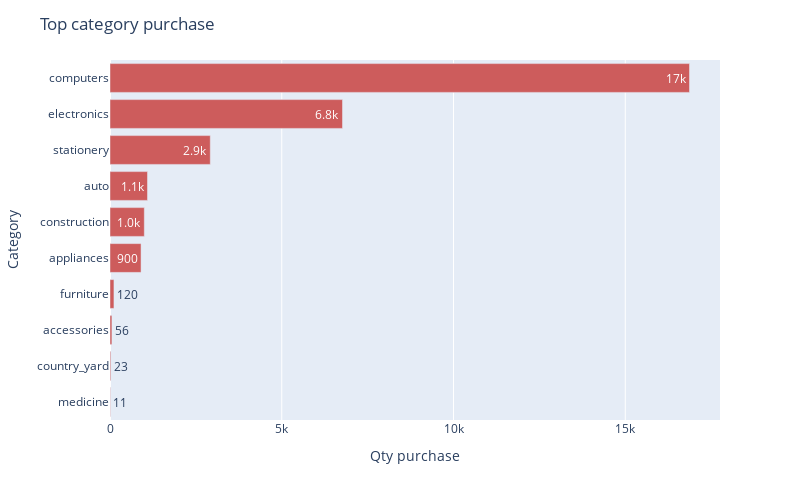

The notebook cell this image was saved under:
### Markdown cell above
### b. Top 10 Kategori dan Produk yang dibeli pelanggan

Berikut adalah grafik top 10 kategori yang dibeli oleh pelanggan:

### Code cell
a = 'purchase'
b = 'category'
df_dist_event = pd.crosstab(df_eda[b], df_eda.event_type).sort_values('cart', ascending=False).head(10).reset_index()
fig = px.bar(df_dist_event,y=b,x=a,color=b,color_discrete_sequence=['indianred'],height=500,width=800, text_auto='.2s')
fig.update_layout(xaxis_title='Qty '+a,yaxis_title='Category',title='Top 10 '+b+' '+a, showlegend = False)
fig.show()

### Figure 1 — Plotly figure (JSON) as saved in the notebook; plotly's stock layout.template omitted (floating-point values rounded to 4 significant figures)
{"data": [{"alignmentgroup": "True", "hovertemplate": "category=%{y}<br>purchase=%{x}<extra></extra>", "legendgroup": "computers", "marker": {"color": "indianred", "pattern": {"shape": ""}}, "name": "computers", "offsetgroup": "computers", "orientation": "h", "showlegend": true, "textposition": "auto", "texttemplate": "%{x:.2s}", "type": "bar", "x": [16870], "xaxis": "x", "y": ["computers"], "yaxis": "y"}, {"alignmentgroup": "True", "hovertemplate": "category=%{y}<br>purchase=%{x}<extra></extra>", "legendgroup": "electronics", "marker": {"color": "indianred", "pattern": {"shape": ""}}, "name": "electronics", "offsetgroup": "electronics", "orientation": "h", "showlegend": true, "textposition": "auto", "texttemplate": "%{x:.2s}", "type": "bar", "x": [6768], "xaxis": "x", "y": ["electronics"], "yaxis": "y"}, {"alignmentgroup": "True", "hovertemplate": "category=%{y}<br>purchase=%{x}<extra></extra>", "legendgroup": "stationery", "marker": {"color": "indianred", "pattern": {"shape": ""}}, "name": "stationery", "offsetgroup": "stationery", "orientation": "h", "showlegend": true, "textposition": "auto", "texttemplate": "%{x:.2s}", "type": "bar", "x": [2919], "xaxis": "x", "y": ["stationery"], "yaxis": "y"}, {"alignmentgroup": "True", "hovertemplate": "category=%{y}<br>purchase=%{x}<extra></extra>", "legendgroup": "auto", "marker": {"color": "indianred", "pattern": {"shape": ""}}, "name": "auto", "offsetgroup": "auto", "orientation": "h", "showlegend": true, "textposition": "auto", "texttemplate": "%{x:.2s}", "type": "bar", "x": [1092], "xaxis": "x", "y": ["auto"], "yaxis": "y"}, {"alignmentgroup": "True", "hovertemplate": "category=%{y}<br>purchase=%{x}<extra></extra>", "legendgroup": "construction", "marker": {"color": "indianred", "pattern": {"shape": ""}}, "name": "construction", "offsetgroup": "construction", "orientation": "h", "showlegend": true, "textposition": "auto", "texttemplate": "%{x:.2s}", "type": "bar", "x": [999], "xaxis": "x", "y": ["construction"], "yaxis": "y"}, {"alignmentgroup": "True", "hovertemplate": "category=%{y}<br>purchase=%{x}<extra></extra>", "legendgroup": "appliances", "marker": {"color": "indianred", "pattern": {"shape": ""}}, "name": "appliances", "offsetgroup": "appliances", "orientation": "h", "showlegend": true, "textposition": "auto", "texttemplate": "%{x:.2s}", "type": "bar", "x": [904], "xaxis": "x", "y": ["appliances"], "yaxis": "y"}, {"alignmentgroup": "True", "hovertemplate": "category=%{y}<br>purchase=%{x}<extra></extra>", "legendgroup": "furniture", "marker": {"color": "indianred", "pattern": {"shape": ""}}, "name": "furniture", "offsetgroup": "furniture", "orientation": "h", "showlegend": true, "textposition": "auto", "texttemplate": "%{x:.2s}", "type": "bar", "x": [115], "xaxis": "x", "y": ["furniture"], "yaxis": "y"}, {"alignmentgroup": "True", "hovertemplate": "category=%{y}<br>purchase=%{x}<extra></extra>", "legendgroup": "accessories", "marker": {"color": "indianred", "pattern": {"shape": ""}}, "name": "accessories", "offsetgroup": "accessories", "orientation": "h", "showlegend": true, "textposition": "auto", "texttemplate": "%{x:.2s}", "type": "bar", "x": [56], "xaxis": "x", "y": ["accessories"], "yaxis": "y"}, {"alignmentgroup": "True", "hovertemplate": "category=%{y}<br>purchase=%{x}<extra></extra>", "legendgroup": "country_yard", "marker": {"color": "indianred", "pattern": {"shape": ""}}, "name": "country_yard", "offsetgroup": "country_yard", "orientation": "h", "showlegend": true, "textposition": "auto", "texttemplate": "%{x:.2s}", "type": "bar", "x": [23], "xaxis": "x", "y": ["country_yard"], "yaxis": "y"}, {"alignmentgroup": "True", "hovertemplate": "category=%{y}<br>purchase=%{x}<extra></extra>", "legendgroup": "medicine", "marker": {"color": "indianred", "pattern": {"shape": ""}}, "name": "medicine", "offsetgroup": "medicine", "orientation": "h", "showlegend": true, "textposition": "auto", "texttemplate": "%{x:.2s}", "type": "bar", "x": [11], "xaxis": "x", "y": ["medicine"], "yaxis": "y"}], "layout": {"barmode": "relative", "height": 500, "legend": {"title": {"text": "category"}, "tracegroupgap": 0}, "margin": {"t": 60}, "showlegend": false, "title": {"text": "Top category purchase"}, "width": 800, "xaxis": {"anchor": "y", "domain": [0, 1], "title": {"text": "Qty purchase"}}, "yaxis": {"anchor": "x", "categoryarray": ["medicine", "country_yard", "accessories", "furniture", "appliances", "construction", "auto", "stationery", "electronics", "computers"], "categoryorder": "array", "domain": [0, 1], "title": {"text": "Category"}}}}
